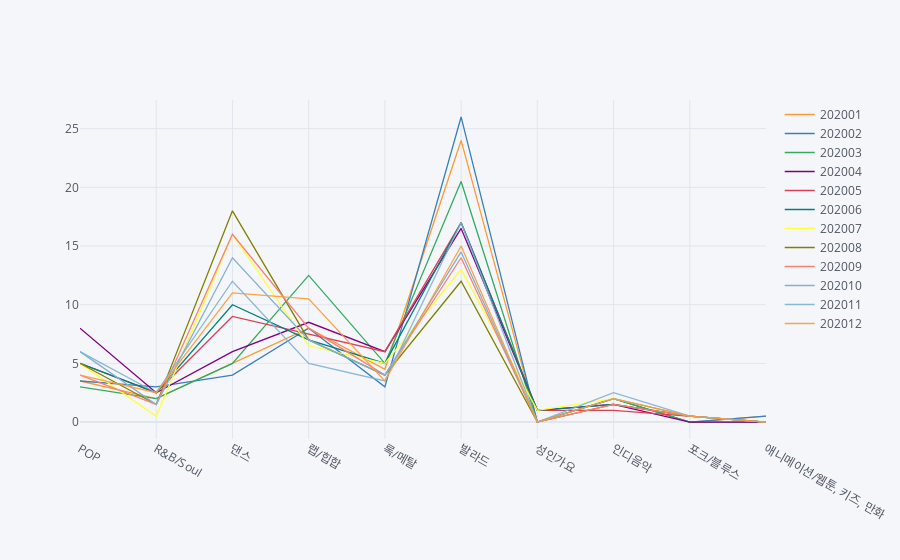

Notebook code cell kept with this figure:
### Code cell
music2020.iplot(kind='line')

### Figure 1 — Plotly figure (JSON) as saved in the notebook; plotly's stock layout.template omitted (floating-point values rounded to 4 significant figures)
{"data": [{"line": {"color": "rgba(255, 153, 51, 1.0)", "dash": "solid", "shape": "linear", "width": 1.3}, "mode": "lines", "name": "202001", "text": "", "type": "scatter", "x": ["POP", "R&B/Soul", "댄스", "랩/힙합", "록/메탈", "발라드", "성인가요", "인디음악", "포크/블루스", "애니메이션/웹툰, 키즈, 만화"], "y": [3.5, 2, 5, 8, 4.5, 24, 0, 2, 0, 0.5]}, {"line": {"color": "rgba(55, 128, 191, 1.0)", "dash": "solid", "shape": "linear", "width": 1.3}, "mode": "lines", "name": "202002", "text": "", "type": "scatter", "x": ["POP", "R&B/Soul", "댄스", "랩/힙합", "록/메탈", "발라드", "성인가요", "인디음악", "포크/블루스", "애니메이션/웹툰, 키즈, 만화"], "y": [3.5, 3, 4, 8, 3, 26, 0, 2, 0, 0.5]}, {"line": {"color": "rgba(50, 171, 96, 1.0)", "dash": "solid", "shape": "linear", "width": 1.3}, "mode": "lines", "name": "202003", "text": "", "type": "scatter", "x": ["POP", "R&B/Soul", "댄스", "랩/힙합", "록/메탈", "발라드", "성인가요", "인디음악", "포크/블루스", "애니메이션/웹툰, 키즈, 만화"], "y": [3, 2, 5, 12.5, 5, 20.5, 0, 2, 0, 0]}, {"line": {"color": "rgba(128, 0, 128, 1.0)", "dash": "solid", "shape": "linear", "width": 1.3}, "mode": "lines", "name": "202004", "text": "", "type": "scatter", "x": ["POP", "R&B/Soul", "댄스", "랩/힙합", "록/메탈", "발라드", "성인가요", "인디음악", "포크/블루스", "애니메이션/웹툰, 키즈, 만화"], "y": [8, 2.5, 6, 8.5, 6, 16.5, 1, 1.5, 0, 0]}, {"line": {"color": "rgba(219, 64, 82, 1.0)", "dash": "solid", "shape": "linear", "width": 1.3}, "mode": "lines", "name": "202005", "text": "", "type": "scatter", "x": ["POP", "R&B/Soul", "댄스", "랩/힙합", "록/메탈", "발라드", "성인가요", "인디음악", "포크/블루스", "애니메이션/웹툰, 키즈, 만화"], "y": [5, 2.5, 9, 7.5, 6, 17, 1, 1, 0.5, 0]}, {"line": {"color": "rgba(0, 128, 128, 1.0)", "dash": "solid", "shape": "linear", "width": 1.3}, "mode": "lines", "name": "202006", "text": "", "type": "scatter", "x": ["POP", "R&B/Soul", "댄스", "랩/힙합", "록/메탈", "발라드", "성인가요", "인디음악", "포크/블루스", "애니메이션/웹툰, 키즈, 만화"], "y": [5, 2.5, 10, 7, 5, 17, 1, 1.5, 0.5, 0]}, {"line": {"color": "rgba(255, 255, 51, 1.0)", "dash": "solid", "shape": "linear", "width": 1.3}, "mode": "lines", "name": "202007", "text": "", "type": "scatter", "x": ["POP", "R&B/Soul", "댄스", "랩/힙합", "록/메탈", "발라드", "성인가요", "인디음악", "포크/블루스", "애니메이션/웹툰, 키즈, 만화"], "y": [5, 0.5, 16, 6.5, 5, 13, 1, 2, 0.5, 0]}, {"line": {"color": "rgba(128, 128, 0, 1.0)", "dash": "solid", "shape": "linear", "width": 1.3}, "mode": "lines", "name": "202008", "text": "", "type": "scatter", "x": ["POP", "R&B/Soul", "댄스", "랩/힙합", "록/메탈", "발라드", "성인가요", "인디음악", "포크/블루스", "애니메이션/웹툰, 키즈, 만화"], "y": [5, 1.5, 18, 7, 4, 12, 0, 1.5, 0.5, 0]}, {"line": {"color": "rgba(251, 128, 114, 1.0)", "dash": "solid", "shape": "linear", "width": 1.3}, "mode": "lines", "name": "202009", "text": "", "type": "scatter", "x": ["POP", "R&B/Soul", "댄스", "랩/힙합", "록/메탈", "발라드", "성인가요", "인디음악", "포크/블루스", "애니메이션/웹툰, 키즈, 만화"], "y": [4, 1.5, 16, 8, 4, 14, 0, 1.5, 0.5, 0]}, {"line": {"color": "rgba(128, 177, 211, 1.0)", "dash": "solid", "shape": "linear", "width": 1.3}, "mode": "lines", "name": "202010", "text": "", "type": "scatter", "x": ["POP", "R&B/Soul", "댄스", "랩/힙합", "록/메탈", "발라드", "성인가요", "인디음악", "포크/블루스", "애니메이션/웹툰, 키즈, 만화"], "y": [6, 1.5, 14, 7, 4, 14.5, 0, 2, 0.5, 0]}, {"line": {"color": "rgba(128, 177, 211, 0.8999999999999999)", "dash": "solid", "shape": "linear", "width": 1.3}, "mode": "lines", "name": "202011", "text": "", "type": "scatter", "x": ["POP", "R&B/Soul", "댄스", "랩/힙합", "록/메탈", "발라드", "성인가요", "인디음악", "포크/블루스", "애니메이션/웹툰, 키즈, 만화"], "y": [6, 2.5, 12, 5, 3.5, 17, 0, 2.5, 0.5, 0]}, {"line": {"color": "rgba(255, 153, 51, 0.8999999999999999)", "dash": "solid", "shape": "linear", "width": 1.3}, "mode": "lines", "name": "202012", "text": "", "type": "scatter", "x": ["POP", "R&B/Soul", "댄스", "랩/힙합", "록/메탈", "발라드", "성인가요", "인디음악", "포크/블루스", "애니메이션/웹툰, 키즈, 만화"], "y": [4, 2.5, 11, 10.5, 3.5, 15, 0, 2, 0.5, 0]}], "layout": {"legend": {"bgcolor": "#F5F6F9", "font": {"color": "#4D5663"}}, "paper_bgcolor": "#F5F6F9", "plot_bgcolor": "#F5F6F9", "title": {"font": {"color": "#4D5663"}}, "xaxis": {"gridcolor": "#E1E5ED", "showgrid": true, "tickfont": {"color": "#4D5663"}, "title": {"font": {"color": "#4D5663"}, "text": ""}, "zerolinecolor": "#E1E5ED"}, "yaxis": {"gridcolor": "#E1E5ED", "showgrid": true, "tickfont": {"color": "#4D5663"}, "title": {"font": {"color": "#4D5663"}, "text": ""}, "zerolinecolor": "#E1E5ED"}}}
